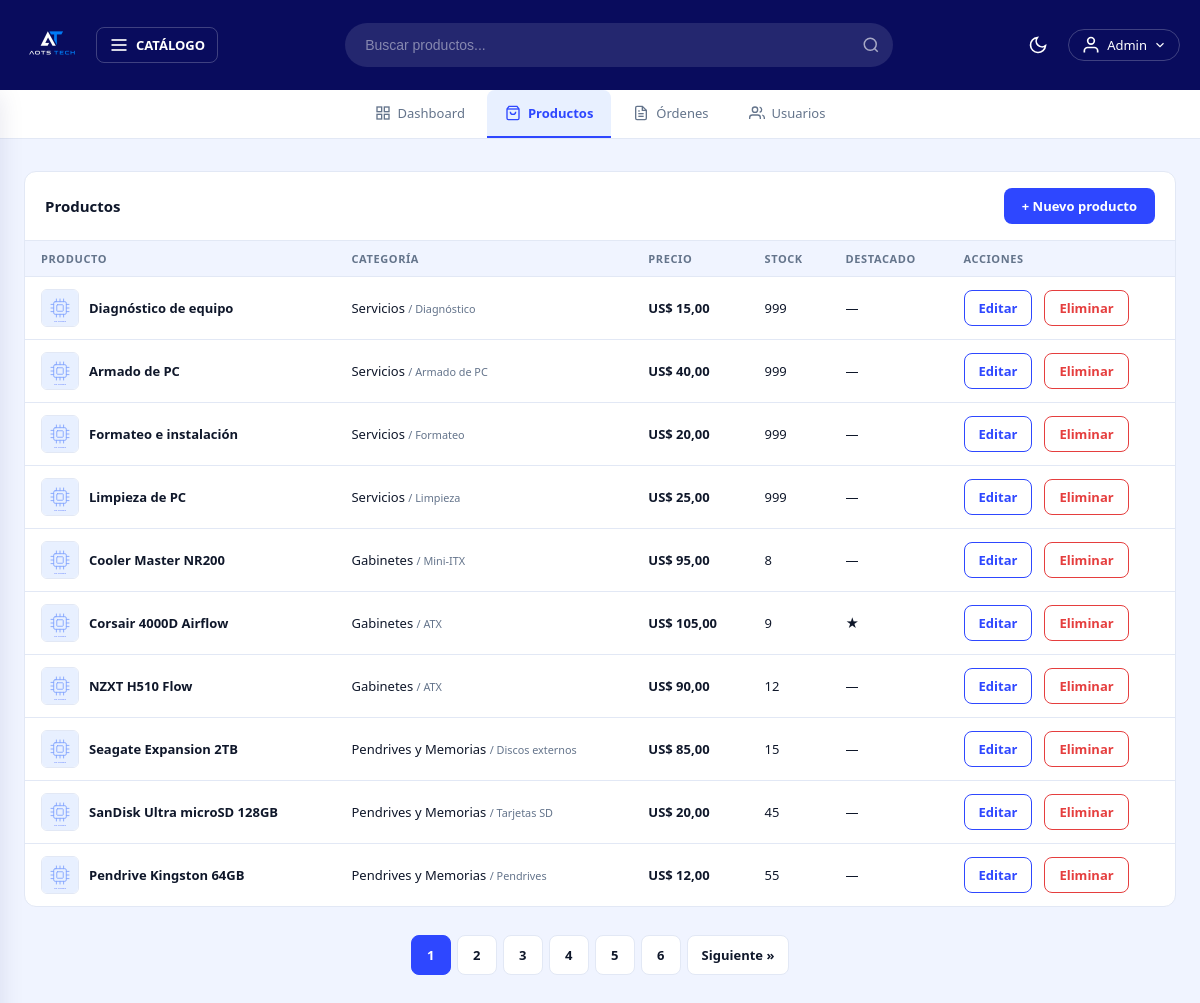
The app's page /admin/productos (signed in) with its own data.
### tables this page shows
CREATE TABLE productos (
    id              INT AUTO_INCREMENT PRIMARY KEY,
    nombre          VARCHAR(120)  NOT NULL,
    marca           VARCHAR(60)   NOT NULL DEFAULT '',
    descripcion     TEXT          NOT NULL,
    precio          DECIMAL(10,2) NOT NULL,
    stock           INT           NOT NULL DEFAULT 0,
    imagen          VARCHAR(255)  DEFAULT 'default.webp',
    subcategoria_id INT           NOT NULL,
    destacado       TINYINT(1)    NOT NULL DEFAULT 0,
    creado_en       TIMESTAMP     DEFAULT CURRENT_TIMESTAMP,
    CONSTRAINT fk_producto_subcategoria FOREIGN KEY (subcategoria_id) REFERENCES subcategorias(id)
);

CREATE TABLE categorias (
    id          INT AUTO_INCREMENT PRIMARY KEY,
    nombre      VARCHAR(80)  NOT NULL,
    slug        VARCHAR(80)  NOT NULL UNIQUE,
    descripcion VARCHAR(255) DEFAULT ''
);

CREATE TABLE subcategorias (
    id           INT AUTO_INCREMENT PRIMARY KEY,
    nombre       VARCHAR(80)  NOT NULL,
    slug         VARCHAR(80)  NOT NULL UNIQUE,
    categoria_id INT          NOT NULL,
    descripcion  VARCHAR(255) DEFAULT '',
    CONSTRAINT fk_sub_categoria FOREIGN KEY (categoria_id) REFERENCES categorias(id)
);

### controllers/AdminController.php (called while the page is built, shortened)
<?php
class AdminController {
    public static function productos(Router $router) {
        $pagina_actual = filter_var($_GET['page'] ?? 1, FILTER_VALIDATE_INT);
        $por_pagina = 10;
        $total      = Producto::total();
        $offset     = ($pagina_actual - 1) * $por_pagina;
        $productos  = Producto::paginar($por_pagina, $offset);
        foreach($productos as $producto) {
            $producto->subcategoria = Subcategoria::find($producto->subcategoria_id);
            if($producto->subcategoria) {
                $producto->categoria = Categoria::find($producto->subcategoria->categoria_id);
            }
        }
        $router->render('admin/productos/index', [
            'titulo'        => 'Productos',
            'productos'     => $productos,
            'pagina_actual' => $pagina_actual,
            'total_paginas' => (int) ceil($total / $por_pagina)
        ]);
    }
}

### public/index.php (called while the page is built, shortened)
<?php
require_once __DIR__ . '/../includes/app.php';
$router = new Router();
$router->get('/',         [PaginasController::class, 'index']);
$router->get('/sobre',    [PaginasController::class, 'sobre']);
$router->get('/contacto', [PaginasController::class, 'contacto']);
$router->get('/garantia', [PaginasController::class, 'garantia']);
$router->post('/contacto',[PaginasController::class, 'contacto']);
$router->get('/404',      [PaginasController::class, 'error']);
$router->get('/producto', [PaginasController::class, 'producto']);
$router->get('/categoria-producto/categoria',    [PaginasController::class, 'categoria']);
$router->get('/categoria-producto/subcategoria', [PaginasController::class, 'subcategoria']);
$router->get('/buscar', [BuscadorController::class, 'buscar']);
$router->get('/login',        [AuthController::class, 'login']);
$router->post('/login',       [AuthController::class, 'login']);
$router->post('/logout',      [AuthController::class, 'logout']);
$router->get('/registro',     [AuthController::class, 'registro']);
$router->post('/registro',    [AuthController::class, 'registro']);
$router->get('/confirmar',    [AuthController::class, 'confirmar']);
$router->get('/olvide',       [AuthController::class, 'olvide']);
$router->post('/olvide',      [AuthController::class, 'olvide']);
$router->get('/restablecer',  [AuthController::class, 'restablecer']);
$router->post('/restablecer', [AuthController::class, 'restablecer']);
$router->get('/mensaje',      [AuthController::class, 'mensaje']);
$router->get('/carrito',             [CarritoController::class, 'index']);
$router->post('/carrito/agregar',    [CarritoController::class, 'agregar']);
$router->post('/carrito/actualizar', [CarritoController::class, 'actualizar']);
$router->post('/carrito/eliminar',   [CarritoController::class, 'eliminar']);
$router->post('/carrito/vaciar',     [CarritoController::class, 'vaciar']);
$router->get('/checkout',           [OrdenController::class, 'checkout']);
$router->post('/checkout',          [OrdenController::class, 'checkout']);
$router->get('/orden/confirmacion', [OrdenController::class, 'confirmacion']);
$router->get('/mis-pedidos',        [OrdenController::class, 'misPedidos']);
$router->get('/cuenta',            [UsuarioController::class, 'dashboard']);
$router->get('/cuenta/modificar',  [UsuarioController::class, 'modificar']);
$router->post('/cuenta/modificar', [UsuarioController::class, 'modificar']);
$router->get('/admin/dashboard', [AdminController::class, 'dashboard']);
$router->get('/admin/productos',           [AdminController::class, 'productos']);
$router->get('/admin/productos/crear',     [AdminController::class, 'crearProducto']);
$router->post('/admin/productos/crear',    [AdminController::class, 'crearProducto']);
$router->get('/admin/productos/editar',    [AdminController::class, 'editarProducto']);
$router->post('/admin/productos/editar',   [AdminController::class, 'editarProducto']);
$router->post('/admin/productos/eliminar', [AdminController::class, 'eliminarProducto']);
$router->get('/admin/ordenes',        [AdminController::class, 'ordenes']);
$router->get('/admin/ordenes/crear',  [AdminController::class, 'crearOrden']);
$router->post('/admin/ordenes/crear', [AdminController::class, 'crearOrden']);
$router->get('/admin/usuarios',       [AdminController::class, 'usuarios']);
$router->comprobarRutas();

### models/ActiveRecord.php (called while the page is built, shortened)
<?php
class ActiveRecord {
    protected static $db;
    protected static $tabla = '';
    public static function setDB($database) {
        self::$db = $database;
    }
    public static function consultarSQL($query) {
        $resultado = self::$db->query($query);
        $array = [];
        while($registro = $resultado->fetch_assoc()) {
            $array[] = static::crearObjeto($registro);
        }
        return $array;
    }
    protected static function crearObjeto($registro) {
        $objeto = new static;
        foreach($registro as $key => $value) {
            if(property_exists($objeto, $key)) {
                $objeto->$key = $value;
            }
        }
        return $objeto;
    }
    public static function find($id) {
        $id = (int) $id;
        $query = "SELECT * FROM " . static::$tabla . " WHERE id = {$id}";
        $resultado = self::consultarSQL($query);
        return array_shift($resultado);
    }
    public static function paginar($por_pagina, $offset) {
        $query = "SELECT * FROM " . static::$tabla . " ORDER BY id DESC LIMIT {$por_pagina} OFFSET {$offset}";
        return self::consultarSQL($query);
    }
}

### models/Producto.php (called while the page is built, shortened)
<?php
class Producto extends ActiveRecord
{
    public function __construct($args = [])
    {
        $this->imagen          = $args['imagen']          ?? 'default.webp';
    }
}

### includes/funciones.php (called while the page is built, shortened)
<?php
function s($html) : string {
    return htmlspecialchars($html ?? '');
}
function formatear_precio($precio) : string {
    return 'US$ ' . number_format((float)$precio, 2, ',', '.');
}

### includes/app.php (called while the page is built, shortened)
<?php
require __DIR__ . '/funciones.php';
spl_autoload_register(function($class) {
    $base  = __DIR__ . '/..';
    $class = str_replace('\\', '/', $class);
    $rutas = [
        $base . '/' . strtolower(explode('/', $class)[0]) . 's/' . basename($class) . '.php',
        $base . '/models/'      . basename($class) . '.php',
        $base . '/controllers/' . basename($class) . '.php',
        $base . '/router/'      . basename($class) . '.php',
    ];
    foreach($rutas as $ruta) {
        if(file_exists($ruta)) {
            return;
        }
    }
});

### views/admin/productos/index.php (the view, shortened to what this page needs)
<div class="admin">
    <div class="admin__seccion">
        <div class="admin__seccion-header">
            <h2 class="admin__seccion-titulo">Productos</h2>
            <a href="/admin/productos/crear" class="admin__accion-btn">+ Nuevo producto</a>
        </div>
        <?php if (empty($productos)): ?>
            <p class="admin__vacio">No hay productos todavía. ¡Creá el primero!</p>
        <?php else: ?>
            <div class="admin__tabla-wrap">
                <table class="admin__tabla">
                    <thead>
                        <tr>
                            <th>Producto</th>
                            <th>Categoría</th>
                            <th>Precio</th>
                            <th>Stock</th>
                            <th>Destacado</th>
                            <th>Acciones</th>
                        </tr>
                    </thead>
                    <tbody>
                        <?php foreach ($productos as $producto): ?>
                        <tr>
                            <td>
                                <a class="admin__producto"
                                   href="/producto?id=<?= (int) $producto->id ?>"
                                   title="Ver en la tienda">
                                    <img src="/img/productos/<?= s($producto->imagen) ?>"
                                         alt=""
                                         onerror="this.onerror=null;this.src='/img/placeholder.svg'">
                                    <?= s($producto->nombre) ?>
                                </a>
                            </td>
                            <td>
                                <?= s($producto->categoria->nombre ?? '—') ?>
                                <small class="admin__sub">/ <?= s($producto->subcategoria->nombre ?? '—') ?></small>
                            </td>
                            <td class="admin__monto"><?= formatear_precio($producto->precio) ?></td>
                            <td>
                                <?php if ((int) $producto->stock === 0): ?>
                                    <span class="estado estado--cancelado">Sin stock</span>
                                <?php else: ?>
                                    <?= (int) $producto->stock ?>
                                <?php endif; ?>
                            </td>
                            <td><?= $producto->destacado ? '★' : '—' ?></td>
                            <td>
                                <div class="admin__acciones-fila">
                                    <a class="boton boton--secundario boton--sm"
                                       href="/admin/productos/editar?id=<?= (int) $producto->id ?>">Editar</a>
                                    <form method="POST" action="/admin/productos/eliminar"
                                          class="js-confirm"
                                          data-mensaje="¿Eliminar el producto «<?= s($producto->nombre) ?>»?">
                                        <button type="submit" class="boton boton--peligro boton--sm">Eliminar</button>
                                    </form>
                                </div>
                            </td>
                        </tr>
                        <?php endforeach; ?>
                    </tbody>
                </table>
            </div>
        <?php endif; ?>
    </div>
    <?php include __DIR__ . '/../../parciales/paginacion.php'; ?>
</div>

### public/css/estilo.css (style rules this page uses)
:root { --c50: #e8f0ff; --c100: #d4e2ff; --c200: #b2c9ff; --c300: #84a5ff; --c400: #5475ff; --c500: #2e47ff; --c600: #0a15ff; --c800: #050dce; --c900: #101aad; --c950: #090c5d; --nav-h: 90px; --bg: #f0f4ff; --bg-card: #ffffff; --bg-panel: #ffffff; --border: #e2e8f5; --text: #0f172a; --text-muted:#64748b; --shadow: 0 4px 24px rgba(9,12,93,.10); }
*, *::before, *::after { box-sizing: border-box; margin: 0; padding: 0; }
html { scroll-behavior: smooth; }
body { font-family: system-ui, -apple-system, sans-serif; background: var(--bg); color: var(--text); transition: background .3s, color .3s; min-height: 100vh; }
html, body { overflow-x: clip; }
a { text-decoration: none; color: inherit; }
img { display: block; max-width: 100%; }
button { cursor: pointer; font-family: inherit; }
.admin__accion-btn { background: var(--c500); color: #fff; border: none; border-radius: 8px; padding: 9px 18px; font-size: 13px; font-weight: 600; transition: background .15s; }
.admin__seccion { background: var(--bg-card); border: 1px solid var(--border); border-radius: 12px; overflow: hidden; }
.admin__seccion-header { display: flex; justify-content: space-between; align-items: center; padding: 16px 20px; border-bottom: 1px solid var(--border); }
.admin__seccion-titulo { font-size: 15px; font-weight: 700; color: var(--text); }
.admin__tabla-wrap { overflow-x: auto; }
.admin__tabla { width: 100%; border-collapse: collapse; font-size: 13px; }
.admin__tabla thead th { padding: 10px 16px; text-align: left; font-size: 11px; font-weight: 700; letter-spacing: .6px; text-transform: uppercase; color: var(--text-muted); background: var(--bg); border-bottom: 1px solid var(--border); }
.admin__tabla tbody td { padding: 12px 16px; color: var(--text); border-bottom: 1px solid var(--border); vertical-align: middle; }
.admin__tabla tbody tr:last-child td { border-bottom: none; }
.admin__monto { font-weight: 700; color: var(--text); }
:root { --danger: #e53e3e; --exito: #38a169; --aviso: #ed8936; }
.boton { display: inline-flex; align-items: center; justify-content: center; gap: 8px; border: 1.5px solid transparent; border-radius: 8px; font-size: 14px; font-weight: 600; padding: 0 18px; height: 42px; transition: background .15s, border-color .15s, color .15s; text-decoration: none; cursor: pointer; }
.boton--secundario { background: transparent; border-color: var(--c500); color: var(--c500); }
.boton--peligro { background: transparent; border-color: var(--danger); color: var(--danger); }
.boton--sm { height: 36px; font-size: 13px; padding: 0 14px; }
.admin__producto { display: flex; align-items: center; gap: 10px; font-weight: 600; min-width: 200px; transition: color .12s; }
.admin__producto img { width: 38px; height: 38px; object-fit: contain; border-radius: 6px; border: 1px solid var(--border); background: #fff; flex-shrink: 0; }
.admin__sub { color: var(--text-muted); font-weight: 400; }
.admin__acciones-fila { display: flex; align-items: center; gap: 12px; flex-wrap: wrap; }

### records on screen
productos: nombre "Diagnóstico de equipo", subcategoria.nombre "Diagnóstico", precio "US$ 15,00", stock "999"
categorias: nombre "Servicios"
productos: nombre "Armado de PC", subcategoria.nombre "Armado de PC", precio "US$ 40,00", stock "999"
productos: nombre "Formateo e instalación", subcategoria.nombre "Formateo", precio "US$ 20,00", stock "999"
productos: nombre "Limpieza de PC", subcategoria.nombre "Limpieza", precio "US$ 25,00", stock "999"
productos: nombre "Cooler Master NR200", subcategoria.nombre "Mini-ITX", precio "US$ 95,00", stock "8"
categorias: nombre "Gabinetes"
productos: nombre "Corsair 4000D Airflow", subcategoria.nombre "ATX", precio "US$ 105,00", stock "9"
productos: nombre "NZXT H510 Flow", subcategoria.nombre "ATX", precio "US$ 90,00", stock "12"
productos: nombre "Seagate Expansion 2TB", subcategoria.nombre "Discos externos", precio "US$ 85,00", stock "15"
categorias: nombre "Pendrives y Memorias"
productos: nombre "SanDisk Ultra microSD 128GB", subcategoria.nombre "Tarjetas SD", precio "US$ 20,00", stock "45"
productos: nombre "Pendrive Kingston 64GB", subcategoria.nombre "Pendrives", precio "US$ 12,00", stock "55"

### other values on screen
s($_SESSION['nombre']) "Admin"
